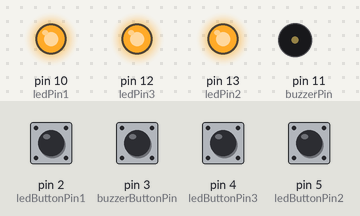
The sketch below on a simulated Arduino Uno, built with avr-gcc and run on an emulated ATmega328P. Shown: output pins drawn as LEDs (lit = HIGH), buzzer (waves = sounding, pin HIGH). The inputs (shaded band) are chosen by the test bench; at power-on: pin 2 (ledButtonPin1), pin 4 (ledButtonPin3), pin 5 (ledButtonPin2) HIGH, pin 3 (buzzerButtonPin) LOW.

Above: at 1.2 s.
1.3 s: pin 2 (ledButtonPin1) pulled LOW for 0.15 s
At 2.7 s:
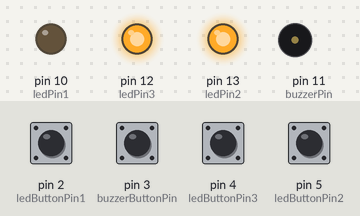
3.0 s: pin 3 (buzzerButtonPin) pulled HIGH for 0.15 s
At 3.07 s:
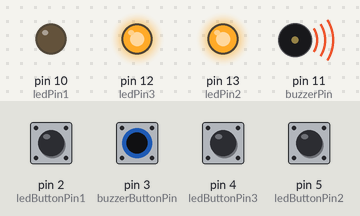
4.6 s: pin 4 (ledButtonPin3) pulled LOW for 0.15 s
At 5.3 s:
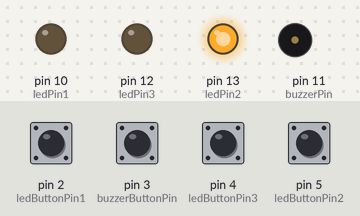
6.3 s: pin 5 (ledButtonPin2) pulled LOW for 0.15 s
At 7.7 s:
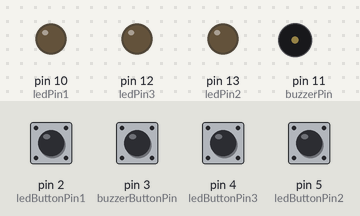
8.0 s: pin 2 (ledButtonPin1) pulled LOW for 1 s
At 10.2 s:
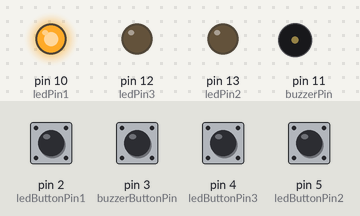
10.5 s: pin 3 (buzzerButtonPin) pulled HIGH for 1 s
At 10.8 s:
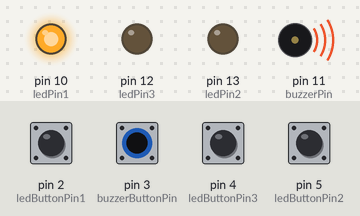
Timing chart, 0 to 13.5 s (numbered marks = the images above; inputs shaded):
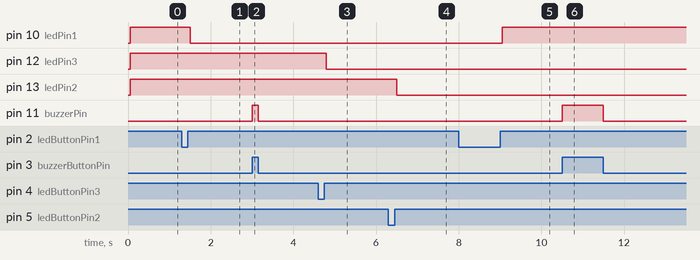

The sketch:

Bike_Guards_Homework03_Taylor_Rodriguez.ino
```cpp
const int ledButtonPin1 = 2;  //right
const int ledButtonPin2 = 5; //head
const int ledButtonPin3 = 4; //left
const int buzzerButtonPin = 3; //buzz
//// the number of the pushbutton pin
const int ledPin1 =  10;
const int ledPin2 =  13;
const int ledPin3 =  12;

const int buzzerPin = 11;


int ledState1 = LOW;
int ledState2 = LOW;
int ledState3 = LOW;

int ledButtonState1 = 0;
int ledButtonState2 = 0;
int ledButtonState3 = 0;

int lastButtonState1 = HIGH;
int lastButtonState2 = HIGH;
int lastButtonState3 = HIGH;

int buzzerButtonState = 0;

long lastDebounceTime1 = 0;
long debounceDelay1 = 50;

long lastDebounceTime2 = 0;
long debounceDelay2 = 50;

long lastDebounceTime3 = 0;
long debounceDelay3 = 50;

void setup() {

  pinMode(ledPin1, OUTPUT);
  pinMode(ledPin2, OUTPUT);
  pinMode(ledPin3, OUTPUT);
  pinMode(buzzerPin, OUTPUT);


  pinMode(ledButtonPin1, INPUT);
  pinMode(ledButtonPin2, INPUT);
  pinMode(ledButtonPin3, INPUT);
  pinMode(buzzerButtonPin, INPUT);

  digitalWrite(ledPin1,ledState1);
  digitalWrite(ledPin2,ledState2);
  digitalWrite(ledPin3,ledState3);
}

void loop() {

  int reading1 = digitalRead(ledButtonPin1);
  int reading2 = digitalRead(ledButtonPin2);
  int reading3 = digitalRead(ledButtonPin3);

buzzerButtonState = digitalRead(buzzerButtonPin);

if (buzzerButtonState == HIGH) {

digitalWrite(buzzerPin, HIGH);
} else {

digitalWrite(buzzerPin, LOW);
}

//1

  if (reading1 != lastButtonState1) {

    lastDebounceTime1 = millis();
  }

  if ((millis() - lastDebounceTime1) > debounceDelay1 ){

    if (reading1 != ledButtonState1){
      ledButtonState1 = reading1;

      if (ledButtonState1 == HIGH){
        ledState1 = !ledState1;
      }
    }
  }

  digitalWrite(ledPin1, ledState1);
  lastButtonState1 = reading1;

//2

 if (reading2 != lastButtonState2) {

    lastDebounceTime2 = millis();
  }

  if ((millis() - lastDebounceTime2) > debounceDelay2 ){

    if (reading2 != ledButtonState2){
      ledButtonState2 = reading2;

      if (ledButtonState2 == HIGH){
        ledState2 = !ledState2;
      }
    }
  }

  digitalWrite(ledPin2, ledState2);
  lastButtonState2 = reading2;


//3

  if (reading3 != lastButtonState3) {

    lastDebounceTime3 = millis();
  }

  if ((millis() - lastDebounceTime3) > debounceDelay3 ){

    if (reading3 != ledButtonState3){
      ledButtonState3 = reading3;

      if (ledButtonState3 == HIGH){
        ledState3 = !ledState3;
      }
    }
  }

  digitalWrite(ledPin3, ledState3);
  lastButtonState3 = reading3;


   }
```

Measured:
- after the input at 1.3 s, pin 10 (ledPin1): HIGH → LOW after 0.20 s
- after the input at 3.0 s, pin 11 (buzzerPin): LOW → HIGH at once, → LOW 0.15 s later
- after the input at 4.6 s, pin 12 (ledPin3): HIGH → LOW after 0.20 s
- after the input at 6.3 s, pin 13 (ledPin2): HIGH → LOW after 0.20 s
- after the input at 8.0 s, pin 10 (ledPin1): LOW → HIGH after 1.1 s
- after the input at 10.5 s, pin 11 (buzzerPin): LOW → HIGH at once, → LOW 1.0 s later
